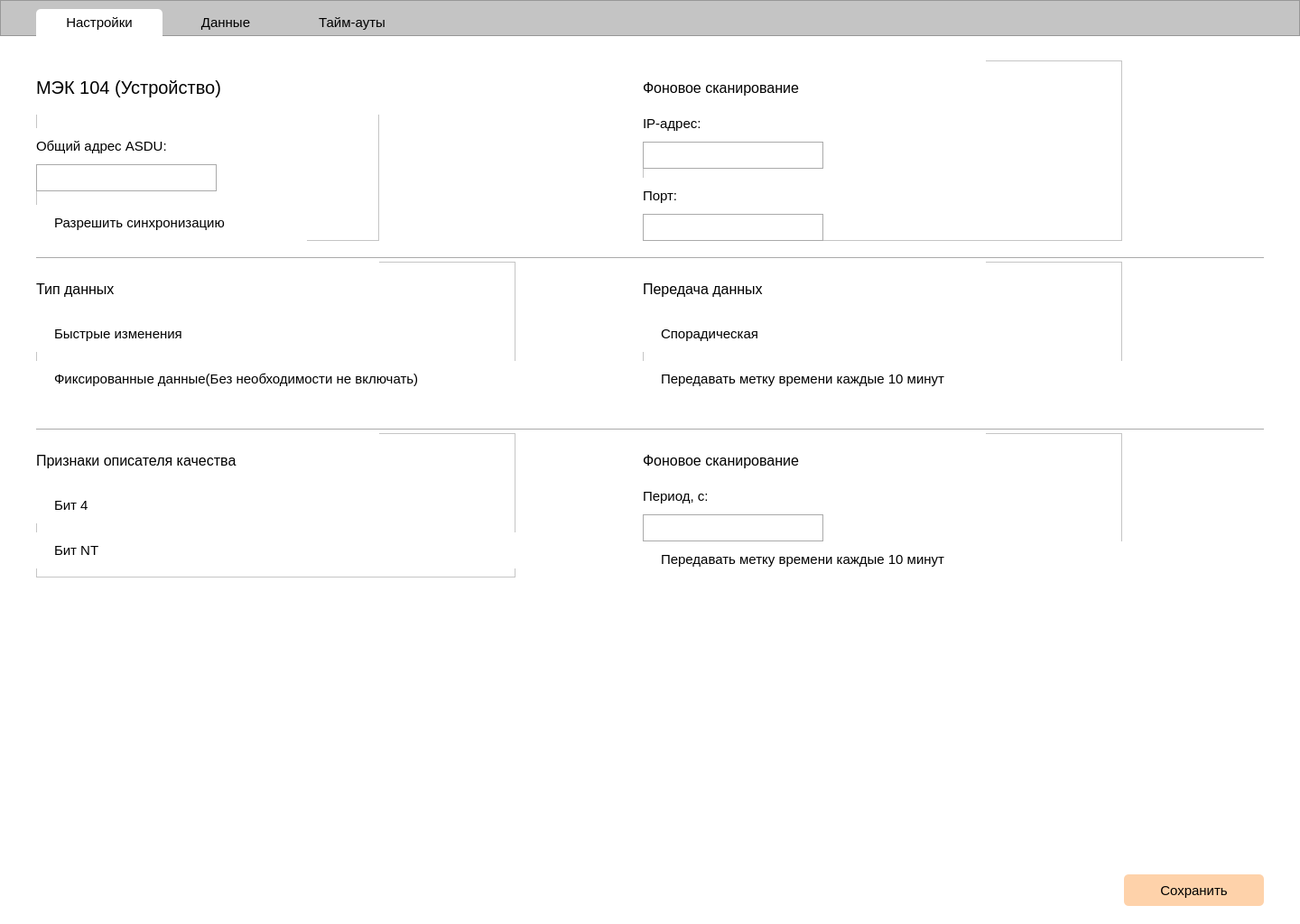
<?xml version="1.0" encoding="UTF-8"?>
<ui version="4.0">
 <class>Form</class>
 <widget class="QWidget" name="Form">
  <property name="geometry">
   <rect>
    <x>0</x>
    <y>0</y>
    <width>1440</width>
    <height>1024</height>
   </rect>
  </property>
  <property name="font">
   <font>
    <pointsize>8</pointsize>
   </font>
  </property>
  <property name="windowTitle">
   <string>Telemechanics</string>
  </property>
  <property name="styleSheet">
   <string notr="true">QWidget {
	background-color: white;
}</string>
  </property>
  <widget class="Line" name="line">
   <property name="geometry">
    <rect>
     <x>40</x>
     <y>285</y>
     <width>1360</width>
     <height>2</height>
    </rect>
   </property>
   <property name="styleSheet">
    <string notr="true">Line {
	border: none;
	background-color: #c4c4c4;
}</string>
   </property>
   <property name="orientation">
    <enum>Qt::Horizontal</enum>
   </property>
  </widget>
  <widget class="QFrame" name="frame_8">
   <property name="geometry">
    <rect>
     <x>0</x>
     <y>0</y>
     <width>1440</width>
     <height>40</height>
    </rect>
   </property>
   <property name="styleSheet">
    <string notr="true">QFrame { background-color: #c4c4c4; }</string>
   </property>
   <property name="frameShape">
    <enum>QFrame::StyledPanel</enum>
   </property>
   <property name="frameShadow">
    <enum>QFrame::Raised</enum>
   </property>
   <widget class="QPushButton" name="pushButton">
    <property name="geometry">
     <rect>
      <x>40</x>
      <y>10</y>
      <width>140</width>
      <height>30</height>
     </rect>
    </property>
    <property name="font">
     <font>
      <pointsize>11</pointsize>
     </font>
    </property>
    <property name="styleSheet">
     <string notr="true">QPushButton { border: none; border-top-left-radius: 5px; border-top-right-radius: 5px; }</string>
    </property>
    <property name="text">
     <string>Настройки</string>
    </property>
   </widget>
   <widget class="QPushButton" name="pushButton_2">
    <property name="geometry">
     <rect>
      <x>180</x>
      <y>10</y>
      <width>140</width>
      <height>30</height>
     </rect>
    </property>
    <property name="font">
     <font>
      <pointsize>11</pointsize>
     </font>
    </property>
    <property name="styleSheet">
     <string notr="true">QPushButton { border: none; border-top-left-radius: 5px; border-top-right-radius: 5px; background-color: transparent; }</string>
    </property>
    <property name="text">
     <string>Данные</string>
    </property>
   </widget>
   <widget class="QPushButton" name="pushButton_4">
    <property name="geometry">
     <rect>
      <x>320</x>
      <y>10</y>
      <width>140</width>
      <height>30</height>
     </rect>
    </property>
    <property name="font">
     <font>
      <pointsize>11</pointsize>
     </font>
    </property>
    <property name="styleSheet">
     <string notr="true">QPushButton { border: none; border-top-left-radius: 5px; border-top-right-radius: 5px; background-color: transparent; }</string>
    </property>
    <property name="text">
     <string>Тайм-ауты</string>
    </property>
   </widget>
  </widget>
  <widget class="QFrame" name="frame_9">
   <property name="geometry">
    <rect>
     <x>40</x>
     <y>67</y>
     <width>380</width>
     <height>200</height>
    </rect>
   </property>
   <property name="frameShape">
    <enum>QFrame::StyledPanel</enum>
   </property>
   <property name="frameShadow">
    <enum>QFrame::Raised</enum>
   </property>
   <widget class="QLabel" name="label_8">
    <property name="geometry">
     <rect>
      <x>0</x>
      <y>0</y>
      <width>380</width>
      <height>60</height>
     </rect>
    </property>
    <property name="font">
     <font>
      <pointsize>15</pointsize>
     </font>
    </property>
    <property name="text">
     <string>МЭК 104 (Устройство)</string>
    </property>
   </widget>
   <widget class="QFrame" name="frame_16">
    <property name="geometry">
     <rect>
      <x>0</x>
      <y>75</y>
      <width>200</width>
      <height>70</height>
     </rect>
    </property>
    <property name="styleSheet">
     <string notr="true">QFrame { border: none; }</string>
    </property>
    <property name="frameShape">
     <enum>QFrame::StyledPanel</enum>
    </property>
    <property name="frameShadow">
     <enum>QFrame::Raised</enum>
    </property>
    <widget class="QLabel" name="label_15">
     <property name="geometry">
      <rect>
       <x>0</x>
       <y>0</y>
       <width>200</width>
       <height>40</height>
      </rect>
     </property>
     <property name="font">
      <font>
       <pointsize>11</pointsize>
      </font>
     </property>
     <property name="text">
      <string>Общий адрес ASDU:</string>
     </property>
    </widget>
    <widget class="QLineEdit" name="lineEdit_3">
     <property name="geometry">
      <rect>
       <x>0</x>
       <y>40</y>
       <width>200</width>
       <height>30</height>
      </rect>
     </property>
     <property name="font">
      <font>
       <pointsize>11</pointsize>
      </font>
     </property>
     <property name="styleSheet">
      <string notr="true">QLineEdit { border: 1px solid #aaaaaa; }</string>
     </property>
    </widget>
   </widget>
   <widget class="QFrame" name="frame_24">
    <property name="geometry">
     <rect>
      <x>0</x>
      <y>160</y>
      <width>300</width>
      <height>40</height>
     </rect>
    </property>
    <property name="styleSheet">
     <string notr="true">QFrame { border: none; }</string>
    </property>
    <property name="frameShape">
     <enum>QFrame::StyledPanel</enum>
    </property>
    <property name="frameShadow">
     <enum>QFrame::Raised</enum>
    </property>
    <widget class="QCheckBox" name="checkBox_2">
     <property name="geometry">
      <rect>
       <x>0</x>
       <y>0</y>
       <width>300</width>
       <height>40</height>
      </rect>
     </property>
     <property name="font">
      <font>
       <pointsize>11</pointsize>
      </font>
     </property>
     <property name="styleSheet">
      <string notr="true">QCheckBox { border: none; background-color: transparent; }</string>
     </property>
     <property name="text">
      <string>Разрешить синхронизацию</string>
     </property>
    </widget>
   </widget>
  </widget>
  <widget class="QFrame" name="frame_10">
   <property name="geometry">
    <rect>
     <x>40</x>
     <y>290</y>
     <width>531</width>
     <height>150</height>
    </rect>
   </property>
   <property name="frameShape">
    <enum>QFrame::StyledPanel</enum>
   </property>
   <property name="frameShadow">
    <enum>QFrame::Raised</enum>
   </property>
   <widget class="QLabel" name="label_9">
    <property name="geometry">
     <rect>
      <x>0</x>
      <y>0</y>
      <width>380</width>
      <height>60</height>
     </rect>
    </property>
    <property name="font">
     <font>
      <pointsize>12</pointsize>
     </font>
    </property>
    <property name="text">
     <string>Тип данных</string>
    </property>
   </widget>
   <widget class="QFrame" name="frame_25">
    <property name="geometry">
     <rect>
      <x>0</x>
      <y>110</y>
      <width>531</width>
      <height>40</height>
     </rect>
    </property>
    <property name="styleSheet">
     <string notr="true">QFrame { border: none; }</string>
    </property>
    <property name="frameShape">
     <enum>QFrame::StyledPanel</enum>
    </property>
    <property name="frameShadow">
     <enum>QFrame::Raised</enum>
    </property>
    <widget class="QCheckBox" name="checkBox_3">
     <property name="geometry">
      <rect>
       <x>0</x>
       <y>0</y>
       <width>531</width>
       <height>40</height>
      </rect>
     </property>
     <property name="font">
      <font>
       <pointsize>11</pointsize>
      </font>
     </property>
     <property name="styleSheet">
      <string notr="true">QCheckBox { border: none; background-color: transparent; }</string>
     </property>
     <property name="text">
      <string>Фиксированные данные(Без необходимости не включать)</string>
     </property>
    </widget>
   </widget>
   <widget class="QFrame" name="frame_26">
    <property name="geometry">
     <rect>
      <x>0</x>
      <y>60</y>
      <width>300</width>
      <height>40</height>
     </rect>
    </property>
    <property name="styleSheet">
     <string notr="true">QFrame { border: none; }</string>
    </property>
    <property name="frameShape">
     <enum>QFrame::StyledPanel</enum>
    </property>
    <property name="frameShadow">
     <enum>QFrame::Raised</enum>
    </property>
    <widget class="QCheckBox" name="checkBox_5">
     <property name="geometry">
      <rect>
       <x>0</x>
       <y>0</y>
       <width>300</width>
       <height>40</height>
      </rect>
     </property>
     <property name="font">
      <font>
       <pointsize>11</pointsize>
      </font>
     </property>
     <property name="styleSheet">
      <string notr="true">QCheckBox { border: none; background-color: transparent; }</string>
     </property>
     <property name="text">
      <string>Быстрые изменения</string>
     </property>
    </widget>
   </widget>
  </widget>
  <widget class="QFrame" name="frame_11">
   <property name="geometry">
    <rect>
     <x>712</x>
     <y>290</y>
     <width>531</width>
     <height>150</height>
    </rect>
   </property>
   <property name="frameShape">
    <enum>QFrame::StyledPanel</enum>
   </property>
   <property name="frameShadow">
    <enum>QFrame::Raised</enum>
   </property>
   <widget class="QLabel" name="label_10">
    <property name="geometry">
     <rect>
      <x>0</x>
      <y>0</y>
      <width>380</width>
      <height>60</height>
     </rect>
    </property>
    <property name="font">
     <font>
      <pointsize>12</pointsize>
     </font>
    </property>
    <property name="text">
     <string>Передача данных</string>
    </property>
   </widget>
   <widget class="QFrame" name="frame_27">
    <property name="geometry">
     <rect>
      <x>0</x>
      <y>110</y>
      <width>531</width>
      <height>40</height>
     </rect>
    </property>
    <property name="styleSheet">
     <string notr="true">QFrame { border: none; }</string>
    </property>
    <property name="frameShape">
     <enum>QFrame::StyledPanel</enum>
    </property>
    <property name="frameShadow">
     <enum>QFrame::Raised</enum>
    </property>
    <widget class="QCheckBox" name="checkBox_4">
     <property name="geometry">
      <rect>
       <x>0</x>
       <y>0</y>
       <width>531</width>
       <height>40</height>
      </rect>
     </property>
     <property name="font">
      <font>
       <pointsize>11</pointsize>
      </font>
     </property>
     <property name="styleSheet">
      <string notr="true">QCheckBox { border: none; background-color: transparent; }</string>
     </property>
     <property name="text">
      <string>Передавать метку времени каждые 10 минут</string>
     </property>
    </widget>
   </widget>
   <widget class="QFrame" name="frame_28">
    <property name="geometry">
     <rect>
      <x>0</x>
      <y>60</y>
      <width>300</width>
      <height>40</height>
     </rect>
    </property>
    <property name="styleSheet">
     <string notr="true">QFrame { border: none; }</string>
    </property>
    <property name="frameShape">
     <enum>QFrame::StyledPanel</enum>
    </property>
    <property name="frameShadow">
     <enum>QFrame::Raised</enum>
    </property>
    <widget class="QCheckBox" name="checkBox_6">
     <property name="geometry">
      <rect>
       <x>0</x>
       <y>0</y>
       <width>300</width>
       <height>40</height>
      </rect>
     </property>
     <property name="font">
      <font>
       <pointsize>11</pointsize>
      </font>
     </property>
     <property name="styleSheet">
      <string notr="true">QCheckBox { border: none; background-color: transparent; }</string>
     </property>
     <property name="text">
      <string>Спорадическая</string>
     </property>
    </widget>
   </widget>
  </widget>
  <widget class="Line" name="line_2">
   <property name="geometry">
    <rect>
     <x>40</x>
     <y>475</y>
     <width>1360</width>
     <height>2</height>
    </rect>
   </property>
   <property name="styleSheet">
    <string notr="true">Line {
	border: none;
	background-color: #c4c4c4;
}</string>
   </property>
   <property name="orientation">
    <enum>Qt::Horizontal</enum>
   </property>
  </widget>
  <widget class="QFrame" name="frame_12">
   <property name="geometry">
    <rect>
     <x>712</x>
     <y>480</y>
     <width>531</width>
     <height>160</height>
    </rect>
   </property>
   <property name="frameShape">
    <enum>QFrame::StyledPanel</enum>
   </property>
   <property name="frameShadow">
    <enum>QFrame::Raised</enum>
   </property>
   <widget class="QLabel" name="label_11">
    <property name="geometry">
     <rect>
      <x>0</x>
      <y>0</y>
      <width>380</width>
      <height>60</height>
     </rect>
    </property>
    <property name="font">
     <font>
      <pointsize>12</pointsize>
     </font>
    </property>
    <property name="text">
     <string>Фоновое сканирование</string>
    </property>
   </widget>
   <widget class="QFrame" name="frame_29">
    <property name="geometry">
     <rect>
      <x>0</x>
      <y>120</y>
      <width>531</width>
      <height>40</height>
     </rect>
    </property>
    <property name="styleSheet">
     <string notr="true">QFrame { border: none; }</string>
    </property>
    <property name="frameShape">
     <enum>QFrame::StyledPanel</enum>
    </property>
    <property name="frameShadow">
     <enum>QFrame::Raised</enum>
    </property>
    <widget class="QCheckBox" name="checkBox_7">
     <property name="geometry">
      <rect>
       <x>0</x>
       <y>0</y>
       <width>531</width>
       <height>40</height>
      </rect>
     </property>
     <property name="font">
      <font>
       <pointsize>11</pointsize>
      </font>
     </property>
     <property name="styleSheet">
      <string notr="true">QCheckBox { border: none; background-color: transparent; }</string>
     </property>
     <property name="text">
      <string>Передавать метку времени каждые 10 минут</string>
     </property>
    </widget>
   </widget>
   <widget class="QFrame" name="frame_17">
    <property name="geometry">
     <rect>
      <x>0</x>
      <y>50</y>
      <width>200</width>
      <height>70</height>
     </rect>
    </property>
    <property name="styleSheet">
     <string notr="true">QFrame { border: none; }</string>
    </property>
    <property name="frameShape">
     <enum>QFrame::StyledPanel</enum>
    </property>
    <property name="frameShadow">
     <enum>QFrame::Raised</enum>
    </property>
    <widget class="QLabel" name="label_16">
     <property name="geometry">
      <rect>
       <x>0</x>
       <y>0</y>
       <width>200</width>
       <height>40</height>
      </rect>
     </property>
     <property name="font">
      <font>
       <pointsize>11</pointsize>
      </font>
     </property>
     <property name="text">
      <string>Период, c:</string>
     </property>
    </widget>
    <widget class="QLineEdit" name="lineEdit_4">
     <property name="geometry">
      <rect>
       <x>0</x>
       <y>40</y>
       <width>200</width>
       <height>30</height>
      </rect>
     </property>
     <property name="font">
      <font>
       <pointsize>11</pointsize>
      </font>
     </property>
     <property name="styleSheet">
      <string notr="true">QLineEdit { border: 1px solid #aaaaaa; }</string>
     </property>
    </widget>
   </widget>
  </widget>
  <widget class="QFrame" name="frame_13">
   <property name="geometry">
    <rect>
     <x>40</x>
     <y>480</y>
     <width>531</width>
     <height>160</height>
    </rect>
   </property>
   <property name="frameShape">
    <enum>QFrame::StyledPanel</enum>
   </property>
   <property name="frameShadow">
    <enum>QFrame::Raised</enum>
   </property>
   <widget class="QLabel" name="label_12">
    <property name="geometry">
     <rect>
      <x>0</x>
      <y>0</y>
      <width>380</width>
      <height>60</height>
     </rect>
    </property>
    <property name="font">
     <font>
      <pointsize>12</pointsize>
     </font>
    </property>
    <property name="text">
     <string>Признаки описателя качества</string>
    </property>
   </widget>
   <widget class="QFrame" name="frame_31">
    <property name="geometry">
     <rect>
      <x>0</x>
      <y>110</y>
      <width>531</width>
      <height>40</height>
     </rect>
    </property>
    <property name="styleSheet">
     <string notr="true">QFrame { border: none; }</string>
    </property>
    <property name="frameShape">
     <enum>QFrame::StyledPanel</enum>
    </property>
    <property name="frameShadow">
     <enum>QFrame::Raised</enum>
    </property>
    <widget class="QCheckBox" name="checkBox_9">
     <property name="geometry">
      <rect>
       <x>0</x>
       <y>0</y>
       <width>531</width>
       <height>40</height>
      </rect>
     </property>
     <property name="font">
      <font>
       <pointsize>11</pointsize>
      </font>
     </property>
     <property name="styleSheet">
      <string notr="true">QCheckBox { border: none; background-color: transparent; }</string>
     </property>
     <property name="text">
      <string>Бит NT</string>
     </property>
    </widget>
   </widget>
   <widget class="QFrame" name="frame_32">
    <property name="geometry">
     <rect>
      <x>0</x>
      <y>60</y>
      <width>300</width>
      <height>40</height>
     </rect>
    </property>
    <property name="styleSheet">
     <string notr="true">QFrame { border: none; }</string>
    </property>
    <property name="frameShape">
     <enum>QFrame::StyledPanel</enum>
    </property>
    <property name="frameShadow">
     <enum>QFrame::Raised</enum>
    </property>
    <widget class="QCheckBox" name="checkBox_10">
     <property name="geometry">
      <rect>
       <x>0</x>
       <y>0</y>
       <width>300</width>
       <height>40</height>
      </rect>
     </property>
     <property name="font">
      <font>
       <pointsize>11</pointsize>
      </font>
     </property>
     <property name="styleSheet">
      <string notr="true">QCheckBox { border: none; background-color: transparent; }</string>
     </property>
     <property name="text">
      <string>Бит 4</string>
     </property>
    </widget>
   </widget>
  </widget>
  <widget class="QPushButton" name="pushButton_3">
   <property name="geometry">
    <rect>
     <x>1245</x>
     <y>969</y>
     <width>155</width>
     <height>35</height>
    </rect>
   </property>
   <property name="font">
    <font>
     <pointsize>11</pointsize>
    </font>
   </property>
   <property name="styleSheet">
    <string notr="true">QPushButton { border-radius: 5px; background-color: #FED2AA; }</string>
   </property>
   <property name="text">
    <string>Сохранить</string>
   </property>
  </widget>
  <widget class="QFrame" name="frame_15">
   <property name="geometry">
    <rect>
     <x>712</x>
     <y>67</y>
     <width>531</width>
     <height>200</height>
    </rect>
   </property>
   <property name="frameShape">
    <enum>QFrame::StyledPanel</enum>
   </property>
   <property name="frameShadow">
    <enum>QFrame::Raised</enum>
   </property>
   <widget class="QLabel" name="label_14">
    <property name="geometry">
     <rect>
      <x>0</x>
      <y>0</y>
      <width>380</width>
      <height>60</height>
     </rect>
    </property>
    <property name="font">
     <font>
      <pointsize>12</pointsize>
     </font>
    </property>
    <property name="text">
     <string>Фоновое сканирование</string>
    </property>
   </widget>
   <widget class="QFrame" name="frame_18">
    <property name="geometry">
     <rect>
      <x>0</x>
      <y>50</y>
      <width>200</width>
      <height>70</height>
     </rect>
    </property>
    <property name="styleSheet">
     <string notr="true">QFrame { border: none; }</string>
    </property>
    <property name="frameShape">
     <enum>QFrame::StyledPanel</enum>
    </property>
    <property name="frameShadow">
     <enum>QFrame::Raised</enum>
    </property>
    <widget class="QLabel" name="label_17">
     <property name="geometry">
      <rect>
       <x>0</x>
       <y>0</y>
       <width>200</width>
       <height>40</height>
      </rect>
     </property>
     <property name="font">
      <font>
       <pointsize>11</pointsize>
      </font>
     </property>
     <property name="text">
      <string>IP-адрес:</string>
     </property>
    </widget>
    <widget class="QLineEdit" name="lineEdit_5">
     <property name="geometry">
      <rect>
       <x>0</x>
       <y>40</y>
       <width>200</width>
       <height>30</height>
      </rect>
     </property>
     <property name="font">
      <font>
       <pointsize>11</pointsize>
      </font>
     </property>
     <property name="styleSheet">
      <string notr="true">QLineEdit { border: 1px solid #aaaaaa; }</string>
     </property>
    </widget>
   </widget>
   <widget class="QFrame" name="frame_19">
    <property name="geometry">
     <rect>
      <x>0</x>
      <y>130</y>
      <width>200</width>
      <height>70</height>
     </rect>
    </property>
    <property name="styleSheet">
     <string notr="true">QFrame { border: none; }</string>
    </property>
    <property name="frameShape">
     <enum>QFrame::StyledPanel</enum>
    </property>
    <property name="frameShadow">
     <enum>QFrame::Raised</enum>
    </property>
    <widget class="QLabel" name="label_18">
     <property name="geometry">
      <rect>
       <x>0</x>
       <y>0</y>
       <width>200</width>
       <height>40</height>
      </rect>
     </property>
     <property name="font">
      <font>
       <pointsize>11</pointsize>
      </font>
     </property>
     <property name="text">
      <string>Порт:</string>
     </property>
    </widget>
    <widget class="QLineEdit" name="lineEdit_6">
     <property name="geometry">
      <rect>
       <x>0</x>
       <y>40</y>
       <width>200</width>
       <height>30</height>
      </rect>
     </property>
     <property name="font">
      <font>
       <pointsize>11</pointsize>
      </font>
     </property>
     <property name="styleSheet">
      <string notr="true">QLineEdit { border: 1px solid #aaaaaa; }</string>
     </property>
    </widget>
   </widget>
  </widget>
 </widget>
 <resources/>
 <connections/>
</ui>
